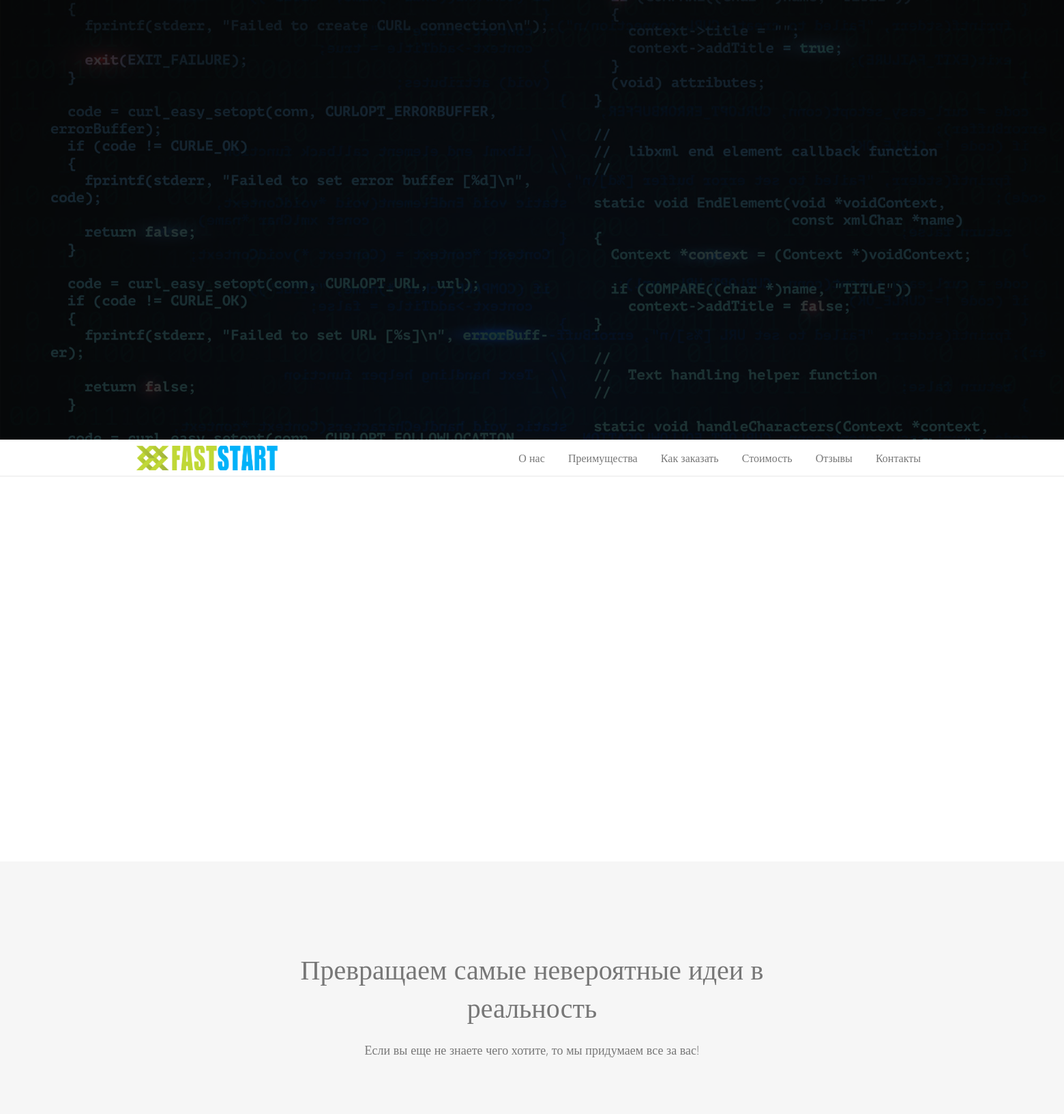
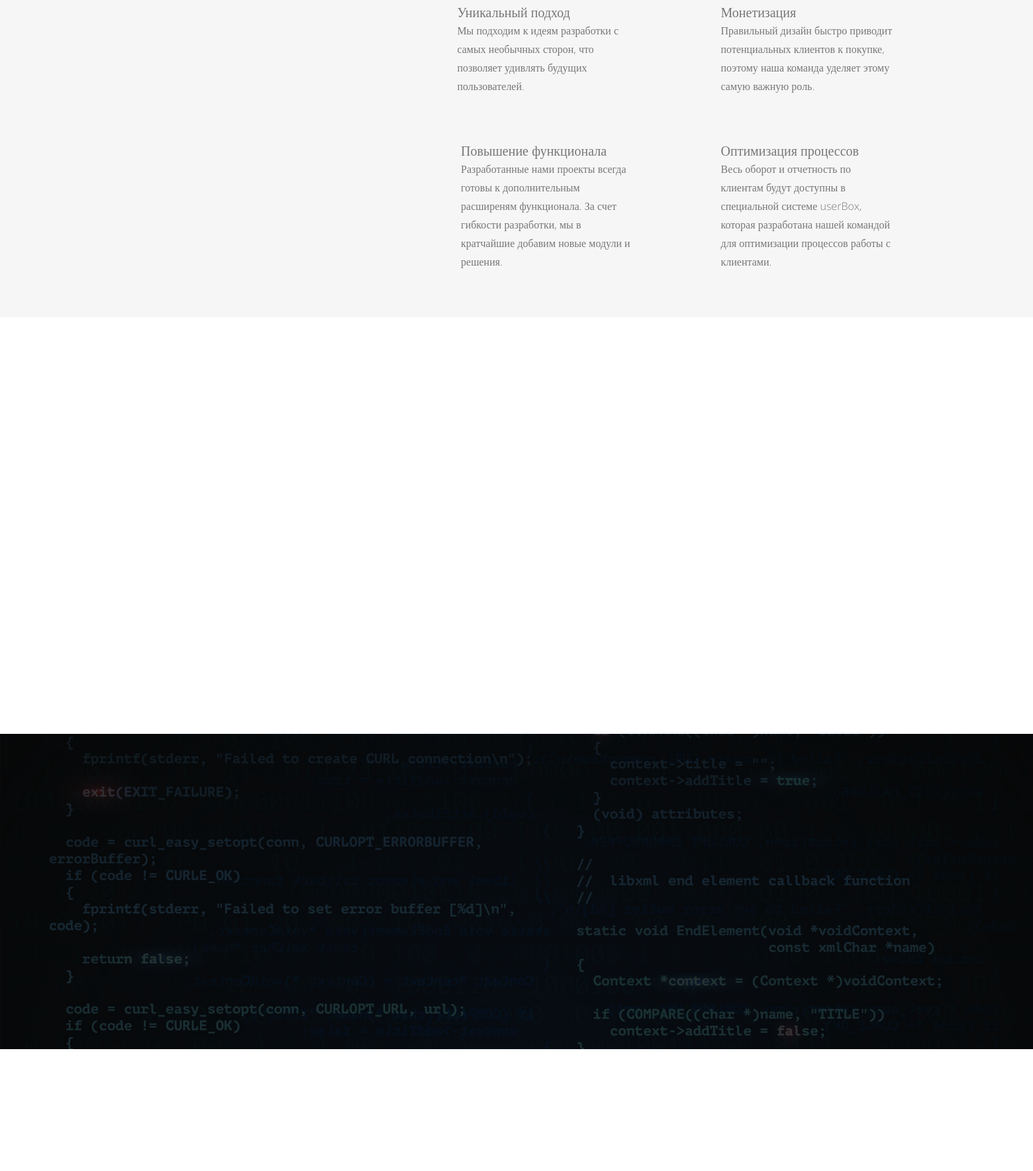
The page / (upper part) on the database its author committed (2 pictures, top to bottom).
### tables this page shows
CREATE TABLE IF NOT EXISTS `menu` (
  `id` int(11) NOT NULL AUTO_INCREMENT,
  `name` varchar(20) NOT NULL,
  `href` varchar(255) NOT NULL,
  `priority` int(11) NOT NULL,
  `active` tinyint(1) NOT NULL DEFAULT '1',
  PRIMARY KEY (`id`)
);

CREATE TABLE IF NOT EXISTS `features` (
  `id` int(11) NOT NULL AUTO_INCREMENT,
  `title` varchar(100) NOT NULL,
  `text` text NOT NULL,
  `src` varchar(255) NOT NULL,
  `priority` int(11) NOT NULL,
  PRIMARY KEY (`id`)
);

### config.php (called while the page is built, shortened)
<?php
    $template = [];

### index.php (the view, shortened to what this page needs)
<?php
    require_once($_SERVER['DOCUMENT_ROOT'] . '/config.php');
    $template['menu'] = [];
    $sql = "SELECT * FROM menu ORDER BY priority";
    $result = mysqli_query($db, $sql);
    while ( $row = mysqli_fetch_assoc($result)) {
        if ($row['active']) {
            $template['menu'][] = $row;
        }
    }
    $template['features'] = [];
    $sql = "SELECT * FROM features ORDER BY priority";
    $result = mysqli_query($db, $sql);
    while ( $row = mysqli_fetch_assoc($result)) {
        $template['features'][] = $row;
    }
    $template['customers'] = [];
    $sql = "SELECT * FROM customers ORDER BY priority";
    $result = mysqli_query($db, $sql);
    while ( $row = mysqli_fetch_assoc($result)) {
        if($row['active']) {
            $template['customers'][] = $row;
        }
    }
    $template['reviews'] = [];
    $sql = "SELECT * FROM reviews ORDER BY priority";
    $result = mysqli_query($db, $sql);
    while ( $row = mysqli_fetch_assoc($result)) {
        if($row['active']) {
            $template['reviews'][] = $row;
        }
    }
    $template['price'] = [];
    $sql = "SELECT * FROM price ORDER BY priority";
    $result = mysqli_query($db, $sql);
    while ( $row = mysqli_fetch_assoc($result)) {
        if($row['active']) {
            $template['price'][] = $row;
        }
    }
?>
<!DOCTYPE html>
<html lang="ru">
<head>
    <link rel="stylesheet" href="/style.css">
    <link rel="stylesheet" href="/font-awesome-4.7.0/css/font-awesome.min.css">
</head>
<body>
    <header>
        <div class="header-filter"></div>
        <div class="header-content wrapper">
            <div class="header-content-column1">
            </div>
        </div>
    </header>
    <nav id="menu">
        <div class="nav-box wrapper">
            <div class="nav-box-logo"></div>
            <div class="nav-box-menu">
                <?php foreach($template['menu'] as $menuItem): ?>
                    <a href = "<?=$menuItem['href']?>"> <?=$menuItem['name']?> </a>
                <?php endforeach; ?>
            </div>
        </div>
    </nav>
    <div class="about-us wrapper" id='about-us'>
    </div>
    <div class="features" id='features'>
        <div class="features-content wrapper">
            <h2>Превращаем самые невероятные идеи в реальность</h2>
            <p>Если вы еще не знаете чего хотите, то мы придумаем все за вас!</p>
            <div class="features-content-row">
                <div class="features-content-row-blocks">
                    <?php foreach($template['features'] as $featuresItem): ?>
                        <div class="features-content-row-blocks-block">
                            <div class="column">
                                <h4><?=$featuresItem['title']?></h4>
                                <p><?=$featuresItem['text']?></p>
                            </div>
                        </div>
                    <?php endforeach; ?>
                </div>
            </div>
        </div>
    </div>
    <div class="info-block">
        <div class="info-block-content wrapper">
        </div>
    </div>
    <div class="contact-us" id="contact-us">
        <div class="contact-us-content wrapper">
        </div>
    </div>
    <div class="price" id="price">
        <div class="price-content wrapper">
        </div>
    </div>
</body>
</html>

### style.css (style rules this page uses)
* { margin: 0; padding: 0; }
body { width: 100%; overflow-x: hidden; }
a { text-decoration: none; }
.wrapper { max-width: 1170px; margin: 0 auto; font-family: 'Open Sans', serif; color: #777777; }
header { position: relative; font-family: 'Open Sans', serif; -webkit-transform-style: preserve-3d; transform-style: preserve-3d; background: url(/images/bg.jpg) top center/cover no-repeat; z-index: 100000; }
header .header-filter { position: absolute; top: 0; left: 0; right: 0; bottom: 0; background-color: rgba(0, 0, 0, 0.8); }
header .header-content { display: -webkit-box; display: -ms-flexbox; display: flex; position: relative; color: #ffffff; -webkit-box-sizing: border-box; box-sizing: border-box; }
header .header-content-column1 { padding: 0 15px; }
nav { width: 100%; font-family: 'Open Sans', serif; border-bottom: 1px solid #e7e7e7; background-color: #ffffff; z-index: 100000; }
nav .nav-box { display: -webkit-box; display: -ms-flexbox; display: flex; -webkit-box-pack: justify; -ms-flex-pack: justify; justify-content: space-between; -webkit-box-align: center; -ms-flex-align: center; align-items: center; position: relative; height: 53px; }
nav .nav-box-logo { height: 37px; width: 208px; background: url(/images/logo2.png) center center/contain no-repeat; margin-left: 5px; }
nav .nav-box-menu a { font-size: 16px; font-weight: 500; color: #777777; padding: 15px; -webkit-transition: .8s all; transition: .8s all; }
.about-us { display: -webkit-box; display: -ms-flexbox; display: flex; -webkit-box-pack: justify; -ms-flex-pack: justify; justify-content: space-between; padding-top: 120px; font-family: 'Open Sans', serif; }
.features { font-family: 'Open Sans', serif; background: #f6f6f6; }
.features-content { text-align: center; }
.features-content h2 { font-size: 40px; font-weight: 300; line-height: 56px; color: #777777; margin: 0 165px 20px 165px; padding: 130px 15px 0 15px; }
.features-content p { font-size: 18px; font-weight: 300; line-height: 28px; color: #777777; margin-bottom: 70px; }
.features-content-row { display: -webkit-box; display: -ms-flexbox; display: flex; }
.features-content-row-blocks { display: -webkit-box; display: -ms-flexbox; display: flex; -webkit-box-pack: justify; -ms-flex-pack: justify; justify-content: space-between; -ms-flex-wrap: wrap; flex-wrap: wrap; width: 66%; margin-top: 15px; }
.features-content-row-blocks-block { display: -webkit-box; display: -ms-flexbox; display: flex; -webkit-box-pack: justify; -ms-flex-pack: justify; justify-content: space-between; width: 44%; color: #777777; margin-left: 40px; }
.features-content-row-blocks-block .column { margin-left: 35px; }
.features-content-row-blocks-block .column h4 { font-size: 20px; font-weight: 500; text-align: start; }
.features-content-row-blocks-block .column p { font-size: 16px; font-weight: 300; text-align: start; }
.info-block { padding: 100px 0; font-family: 'Open Sans', serif; }
.info-block-content { display: -webkit-box; display: -ms-flexbox; display: flex; -webkit-box-pack: justify; -ms-flex-pack: justify; justify-content: space-between; }
.contact-us { position: relative; background: url(/images/bg.jpg) top center/cover no-repeat; font-family: 'Open Sans', serif; }
.contact-us:before { content: ''; position: absolute; top: 0; left: 0; right: 0; bottom: 0; background-color: rgba(0, 0, 0, 0.8); }
.contact-us-content { position: relative; text-align: center; -webkit-box-sizing: border-box; box-sizing: border-box; z-index: 100; color: #ffffff; font-family: "Open Sans", Serif; padding: 100px 210px; }
.price { padding: 100px 0; }

### rows shown on the page
menu: name "О нас"
menu: name "Преимущества"
features: title "Уникальный подход", text "Мы подходим к идеям разработки с самых необычных сторон, что позволяет удивлять будущих пользователей."
features: title "Монетизация", text "Правильный дизайн быстро приводит потенциальных клиентов к покупке, поэтому наша команда уделяет этому самую важную роль."
features: title "Повышение функционала", text "Разработанные нами проекты всегда готовы к дополнительным расширеням функционала. За счет гибкости разработки, мы в кратчайшие добавим новые модули и решения."
features: title "Оптимизация процессов", text "Весь оборот и отчетность по клиентам будут доступны в специальной системе userBox, которая разработана нашей командой для оптимизации процессов работы с клиентами."
